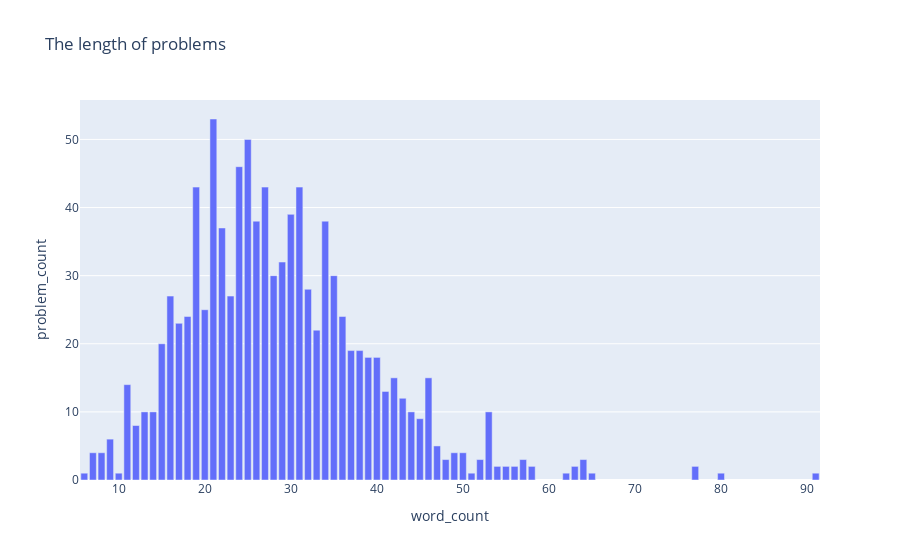

The notebook cell saved with this chart:
### Code cell
cnt = data['word_count'].value_counts().reset_index()
cnt.columns = [ 'word_count' , 'problem_count']

fig = px.bar(
    cnt , x = 'word_count', y = 'problem_count' ,
    title = 'The length of problems'
)
fig.show()

### Figure 1 — Plotly figure (JSON) as saved in the notebook; plotly's stock layout.template omitted (floating-point values rounded to 4 significant figures)
{"data": [{"alignmentgroup": "True", "hovertemplate": "word_count=%{x}<br>problem_count=%{y}<extra></extra>", "legendgroup": "", "marker": {"color": "#636efa"}, "name": "", "offsetgroup": "", "orientation": "v", "showlegend": false, "textposition": "auto", "type": "bar", "x": [21, 25, 24, 31, 27, 19, 30, 34, 26, 22, 29, 35, 28, 32, 23, 16, 20, 18, 36, 17, 33, 15, 37, 38, 39, 40, 46, 42, 11, 41, 43, 53, 14, 44, 13, 45, 12, 9, 47, 7, 49, 8, 50, 48, 52, 64, 57, 77, 54, 55, 56, 58, 63, 80, 65, 6, 62, 51, 10, 91], "xaxis": "x", "y": [53, 50, 46, 43, 43, 43, 39, 38, 38, 37, 32, 30, 30, 28, 27, 27, 25, 24, 24, 23, 22, 20, 19, 19, 18, 18, 15, 15, 14, 13, 12, 10, 10, 10, 10, 9, 8, 6, 5, 4, 4, 4, 4, 3, 3, 3, 3, 2, 2, 2, 2, 2, 2, 1, 1, 1, 1, 1, 1, 1], "yaxis": "y"}], "layout": {"barmode": "relative", "legend": {"tracegroupgap": 0}, "title": {"text": "The length of problems"}, "xaxis": {"anchor": "y", "domain": [0, 1], "title": {"text": "word_count"}}, "yaxis": {"anchor": "x", "domain": [0, 1], "title": {"text": "problem_count"}}}}
